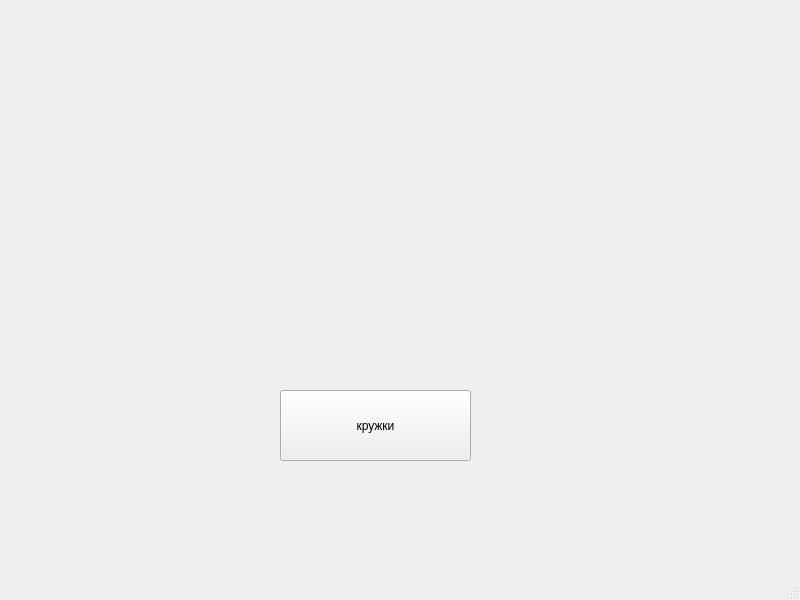
<?xml version="1.0" encoding="UTF-8"?>
<ui version="4.0">
 <class>MainWindow</class>
 <widget class="QMainWindow" name="MainWindow">
  <property name="geometry">
   <rect>
    <x>0</x>
    <y>0</y>
    <width>800</width>
    <height>600</height>
   </rect>
  </property>
  <property name="windowTitle">
   <string>MainWindow</string>
  </property>
  <widget class="QWidget" name="centralwidget">
   <widget class="QPushButton" name="pushButton">
    <property name="geometry">
     <rect>
      <x>280</x>
      <y>390</y>
      <width>191</width>
      <height>71</height>
     </rect>
    </property>
    <property name="text">
     <string>кружки</string>
    </property>
   </widget>
  </widget>
  <widget class="QMenuBar" name="menubar">
   <property name="geometry">
    <rect>
     <x>0</x>
     <y>0</y>
     <width>800</width>
     <height>26</height>
    </rect>
   </property>
  </widget>
  <widget class="QStatusBar" name="statusbar"/>
 </widget>
 <resources/>
 <connections/>
</ui>
